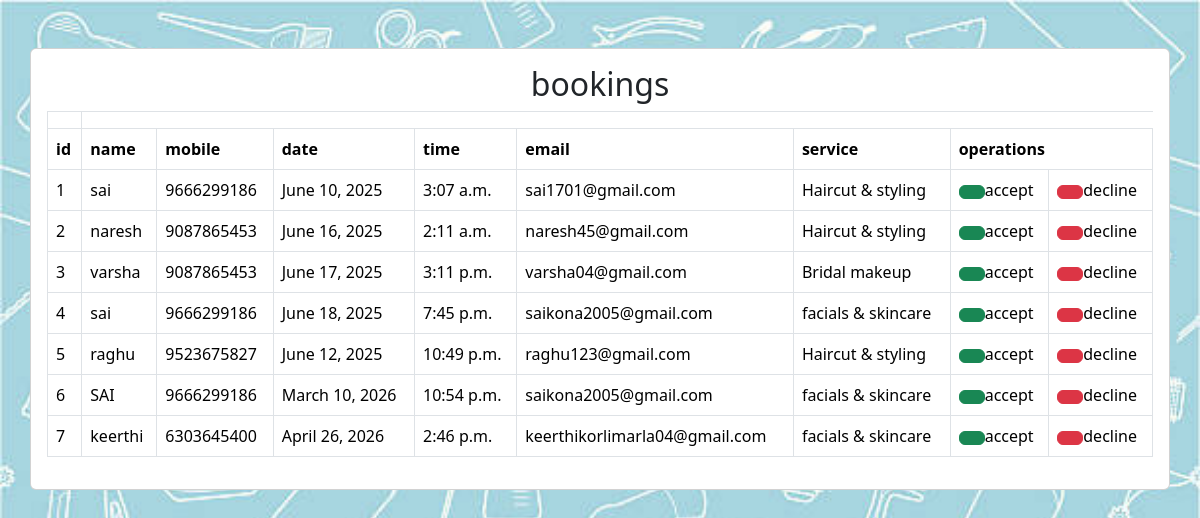
The app's page /read/ with its own data.
### crudapp/models.py (models this page shows)
class book(models.Model):
    service=[('Haircut & styling','Haircut & styling'),('facials & skincare','facials & skincare'),('Bridal makeup','Bridal makeup')]
    name=models.CharField(max_length=30)
    mobile=models.CharField(max_length=10)
    service=models.CharField(max_length=50,choices=service,null=True)
    email=models.EmailField(max_length=50,null=True)
    date=models.DateField()
    time=models.TimeField()

### crudapp/views.py (the view)
# urls.py: path('read/',views.read,name='read'),
def read(request):
   data=book.objects.all()
   return render(request,'read.html',{'info':data})

### crudapp/templates/read.html (shortened to what this page needs)
{%load static%}
<!DOCTYPE html>
<html>
<head>
    <link href="https://cdn.jsdelivr.net/npm/bootstrap@5.3.6/dist/css/bootstrap.min.css" rel="stylesheet">
</head>
<body>
    <div class="container card card-body  mt-5">
        <h2 class="text-center ">bookings</h2>
        <table class="table table-bordered">
            <th>
                <tr>
                    <th>id</th>
                    <th>name</th>
                    <th>mobile</th>
                    <th>date</th>
                    <th>time</th>
                    <th>email</th>
                    <th>service</th>
                    <th colspan="2">operations</th>
                </tr>
            </th>
            <tbody>
                {% for i in info %}
                <tr>
                    <td>{{i.id}}</td>
                    <td>{{i.name}}</td>
                    <td>{{i.mobile}}</td>
                    <td>{{i.date}}</td>
                    <td>{{i.time}}</td>
                    <td>{{i.email}}</td>
                    <td>{{i.service}}</td>
                    <td><a href="{% url 'mail'%}" class="btn btn-success"></a>accept</td>
                    <td><a href="{% url 'mail'%}" class="btn btn-danger"></a>decline</td>
                </tr>
                {% endfor %}
            </tbody>
        </table>
    </div>
</body>
</html>

### records on screen
book: id "1", name "sai", mobile "9666299186", date "June 10, 2025", time "3:07 a.m.", email "sai1701@gmail.com", service "Haircut & styling"
book: id "2", name "naresh", mobile "9087865453", date "June 16, 2025", time "2:11 a.m.", email "naresh45@gmail.com", service "Haircut & styling"
book: id "3", name "varsha", mobile "9087865453", date "June 17, 2025", time "3:11 p.m.", email "varsha04@gmail.com", service "Bridal makeup"
book: id "4", name "sai", mobile "9666299186", date "June 18, 2025", time "7:45 p.m.", email "saikona2005@gmail.com", service "facials & skincare"
book: id "5", name "raghu", mobile "9523675827", date "June 12, 2025", time "10:49 p.m.", email "raghu123@gmail.com", service "Haircut & styling"
book: id "6", name "SAI", mobile "9666299186", date "March 10, 2026", time "10:54 p.m.", email "saikona2005@gmail.com", service "facials & skincare"
book: id "7", name "keerthi", mobile "6303645400", date "April 26, 2026", time "2:46 p.m.", email "keerthikorlimarla04@gmail.com", service "facials & skincare"
